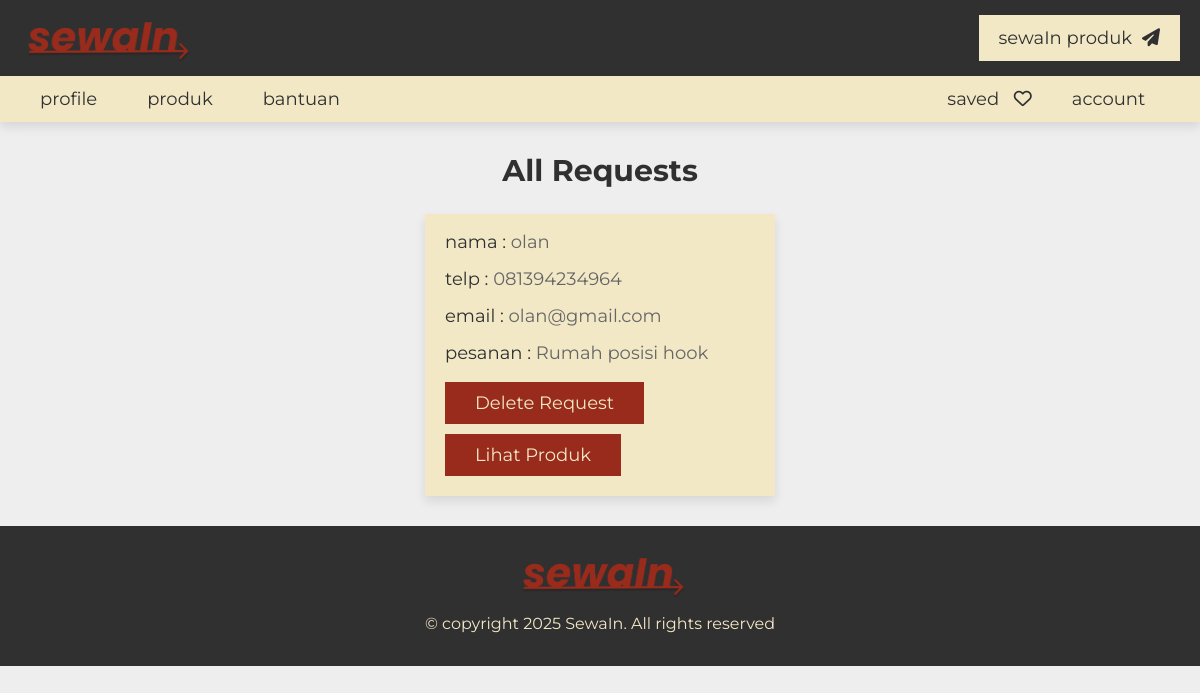
Page /project/requests.php (signed in) on the committed database.
### tables this page shows
CREATE TABLE `requests` (
  `id` int(20) NOT NULL,
  `product_id` int(20) NOT NULL,
  `sender` int(20) NOT NULL,
  `receiver` int(20) NOT NULL,
  `date` date NOT NULL DEFAULT current_timestamp()
);

CREATE TABLE `users` (
  `id` int(20) NOT NULL,
  `name` varchar(50) NOT NULL,
  `number` varchar(13) NOT NULL,
  `email` varchar(50) NOT NULL,
  `password` varchar(50) NOT NULL,
  `profile_pic` varchar(255) DEFAULT NULL
);

CREATE TABLE `product` (
  `id` int(20) NOT NULL,
  `user_id` int(20) NOT NULL,
  `product_name` varchar(50) NOT NULL,
  `address` varchar(300) NOT NULL,
  `price` varchar(10) NOT NULL,
  `type` varchar(10) NOT NULL,
  `category` varchar(50) NOT NULL,
  `sub_category` varchar(50) NOT NULL,
  `specific_category` varchar(50) NOT NULL,
  `image_01` varchar(50) NOT NULL,
  `image_02` varchar(50) NOT NULL,
  `image_03` varchar(50) NOT NULL,
  `image_04` varchar(50) NOT NULL,
  `image_05` varchar(50) NOT NULL,
  `description` varchar(1000) NOT NULL,
  `date` date NOT NULL DEFAULT current_timestamp(),
  `click_count` int(11) DEFAULT 0
);

### project/requests.php (the view, shortened to what this page needs)
<?php
include 'components/connect.php';
if(isset($_COOKIE['user_id'])){
   $user_id = $_COOKIE['user_id'];
}else{
   $user_id = '';
   header('location:login.php');
}
?>
<!DOCTYPE html>
<html lang="en">
<head>
   <link rel="stylesheet" href="https://cdnjs.cloudflare.com/ajax/libs/font-awesome/6.2.0/css/all.min.css">
   <link rel="stylesheet" href="css/style.css">
</head>
<body>
<?php include 'components/user_header.php'; ?>
<section class="requests">
   <h1 class="heading">all requests</h1>
   <div class="box-container">
   <?php
      $select_requests = $conn->prepare("SELECT * FROM `requests` WHERE receiver = ?");
      $select_requests->execute([$user_id]);
      if($select_requests->rowCount() > 0){
         while($fetch_request = $select_requests->fetch(PDO::FETCH_ASSOC)){
        $select_sender = $conn->prepare("SELECT * FROM `users` WHERE id = ?");
        $select_sender->execute([$fetch_request['sender']]);
        $fetch_sender = $select_sender->fetch(PDO::FETCH_ASSOC);
        $select_product = $conn->prepare("SELECT * FROM `product` WHERE id = ?");
        $select_product->execute([$fetch_request['product_id']]);
        $fetch_product = $select_product->fetch(PDO::FETCH_ASSOC);
   ?>
   <div class="box">
      <p>nama : <span><?= $fetch_sender['name']; ?></span></p>
      <p>telp : <a href="https://wa.me/62<?= substr($fetch_sender['number'], 1); ?>"><?= $fetch_sender['number']; ?></a></p>
      <p>email : <a href="mailto:<?= $fetch_sender['email']; ?>"><?= $fetch_sender['email']; ?></a></p>
      <p>pesanan : <span><?= $fetch_product['product_name']; ?></span></p>
      <form action="" method="POST">
         <input type="submit" value="delete request" class="btn" onclick="return confirm('remove this request?');" name="delete">
         <a href="view_product.php?get_id=<?= $fetch_product['id']; ?>" class="btn">lihat produk</a>
      </form>
   </div>
   <?php
    }
   }else{
      echo '<p class="empty">you have no requests!</p>';
   }
   ?>
   </div>
</section>
<?php include 'components/footer.php'; ?>
</body>
</html>

### project/css/style.css (style rules this page uses)
:root { --main-color:#982B1C; --light-color:#666; --light-bg:#eee; --white:#F2E8C6; --black:#303030; --border:.1rem solid var(--light-color); --box-shadow:0 .5rem 1rem rgba(0,0,0,.1); }
* { font-family: 'Montserrat', sans-serif; margin: 0; padding: 0; box-sizing: border-box; outline: none; border: none; text-decoration: none; }
html { font-size: 62.5%; overflow-x: hidden; scroll-behavior: smooth; scroll-padding-top: 10rem; }
body { background-color: var(--light-bg); min-height: 100vh; margin: 0; }
section { padding: 3rem 2rem; max-width: 1200px; margin: 0 auto; }
.heading { text-align: center; padding-bottom: 2.5rem; font-size: 3rem; color: var(--black); text-transform: capitalize; }
.btn, .inline-btn { margin-top: 1rem; padding: 1rem 3rem; background-color: var(--main-color); color: var(--white); cursor: pointer; text-align: center; font-size: 1.8rem; text-transform: capitalize; }
.btn { display: block; width: fit-content; }
.requests .box-container { display: grid; grid-template-columns: repeat(auto-fit, 35rem); gap: 1.5rem; justify-content: center; align-items: flex-start; }
.requests .box-container .box { background-color: var(--white); padding: 2rem; padding-top: 1rem; box-shadow: var(--box-shadow); }
.requests .box-container .box p { padding: .5rem 0; line-height: 1.5; font-size: 1.8rem; color: var(--black); }
.requests .box-container .box p span, .requests .box-container .box p a { color: var(--light-color); }

### rows in the picture
requests: users.name "olan", users.number "081394234964", users.email "olan@gmail.com", product.product_name "Rumah posisi hook"
